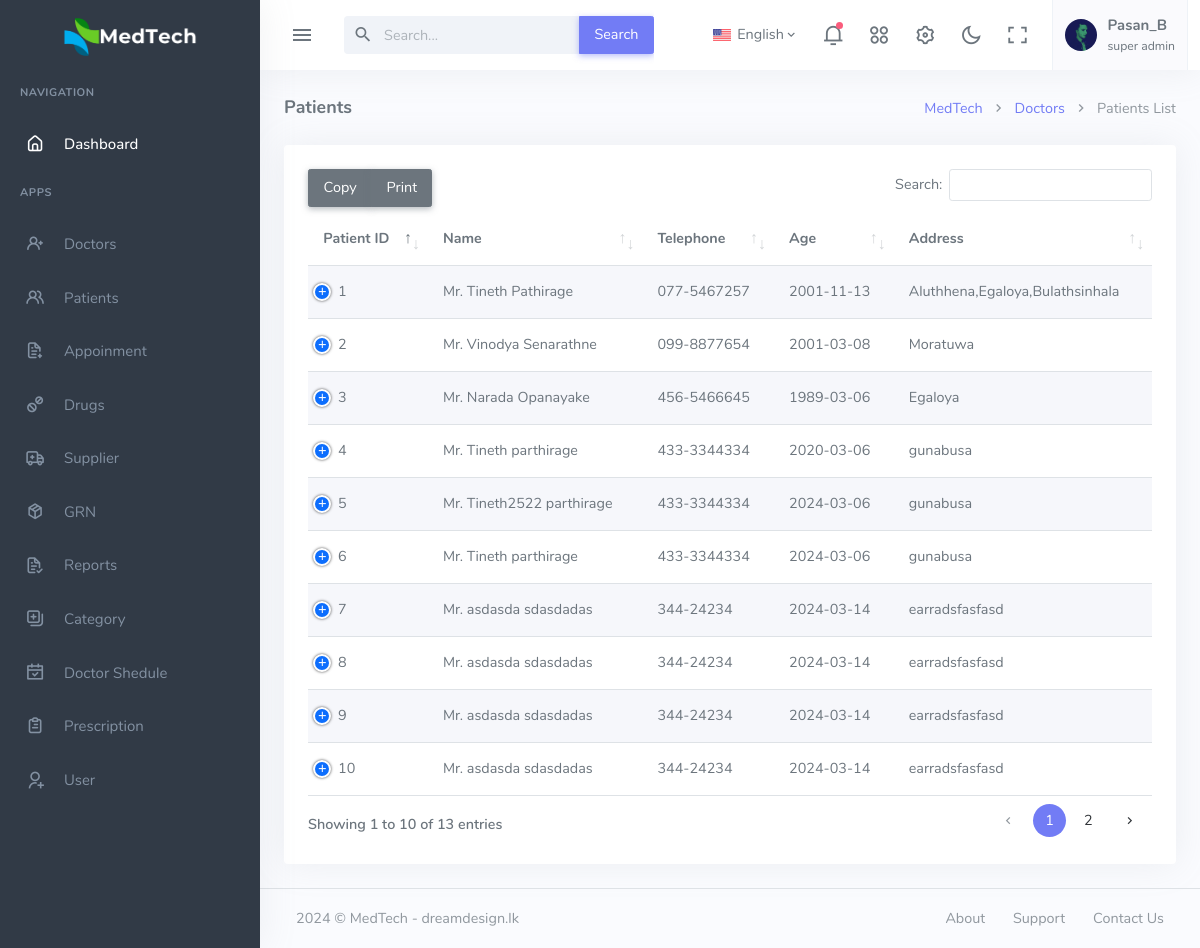
/home.php?page=list-patient (signed in), run on the app's committed database.
### tables this page shows
CREATE TABLE `user` (
  `User_Id` int(5) NOT NULL,
  `UserName` varchar(255) DEFAULT NULL,
  `Password` varchar(255) DEFAULT NULL,
  `Email` varchar(255) DEFAULT NULL,
  `Role_Id` int(11) DEFAULT NULL,
  `Enable` int(1) DEFAULT NULL
);

CREATE TABLE `user_roles` (
  `Role_Id` int(11) NOT NULL,
  `RoleName` varchar(255) DEFAULT NULL
);

CREATE TABLE `patient` (
  `Patient_Id` int(11) NOT NULL,
  `Title` varchar(10) DEFAULT NULL,
  `FirstName` varchar(255) DEFAULT NULL,
  `LastName` varchar(255) DEFAULT NULL,
  `Telephone` varchar(20) DEFAULT NULL,
  `Address` varchar(255) DEFAULT NULL,
  `Birthday` date DEFAULT NULL,
  `Gender` varchar(10) DEFAULT NULL
);

### db-config.php (called while the page is built)
<?php
$sql_server='localhost';
$sql_username='root';
$sql_password='';
$sql_database='medtech';
?>

### class/user.php (called while the page is built, shortened)
<?php
class User
{
    private $sqlcon;
    public function __construct()
    {
        if (file_exists('../db-config.php')) {
            include '../db-config.php';
        } else {
            include 'db-config.php';
        }
        $this->sqlcon = mysqli_connect($sql_server, $sql_username, $sql_password, $sql_database);
    }
    public function get_userdet_byemail($user_email, $col)
    {
        $sql_get_rolls = "SELECT * FROM user WHERE Email='$user_email'";
        $res_get_rolls = mysqli_query($this->sqlcon, $sql_get_rolls);
        $row_get_rolls = mysqli_fetch_array($res_get_rolls);
        return $row_get_rolls[$col];
    }
    public function get_userrole($roll_id)
    {
        $sql_get_role = "SELECT * FROM user_roles WHERE Role_Id = $roll_id";
        $res_get_role = mysqli_query($this->sqlcon, $sql_get_role);
        $row_get_role = mysqli_fetch_array($res_get_role);
        return $row_get_role["RoleName"];
    }
}
?>

### class/patient.php (the view, shortened to what this page needs)
<?php
class Patient
{
	private $sqlcon;
	public function __construct()
	{
		if (file_exists('../db-config.php')) {
			include '../db-config.php';
		} else {
			include 'db-config.php';
		}
		$this->sqlcon = mysqli_connect($sql_server, $sql_username, $sql_password, $sql_database);
	}
	public function list_patient()
	{
		echo "<tbody>";
		$sql_getpat = "SELECT * FROM patient";
		$res_getpat = mysqli_query($this->sqlcon, $sql_getpat);
		while ($row_pats = mysqli_fetch_array($res_getpat)) {
			echo "<tr><td>" . $row_pats['Patient_Id'] . "</td>";
			echo "<td>" . $row_pats['Title'] . " " . $row_pats['FirstName'] . " " . $row_pats['LastName'] . "</td>";
			echo "<td>" . $row_pats['Telephone'] . "</td>";
			echo "<td>" . $row_pats['Birthday'] . "</td>";
			echo "<td>" . $row_pats['Address'] . "</td>";
			echo "<td> <a href='#' data-id='" . $row_pats['Patient_Id'] . "'";
			echo "class='action-icon btn_edit' data-bs-target='#full-width-modal' data-bs-toggle='modal'>
			<iclass='mdi mdi-square-edit-outline'></i></a>
            <a href='javascript:void(0);' class='action-icon'> <i class='mdi mdi-delete'></i></a>
            </td></tr>";
		}
		echo "</tbody>";
	}
}
?>

### menu/top_menu.php (shortened to what this page needs)
<?php
include 'class/doctor.php';
$doctor = new Doctor();
if (!isset($_SESSION["username"])) {
    ?>
    <script>window.location.replace("logout.php");</script>
    <?php
} else {
    $user_email = $_SESSION["username"];
    include 'class/user.php';
    $user = new User();
    $roll_id = $user->get_userdet_byemail($user_email, 'Role_Id');
    $uname = $user->get_userdet_byemail($user_email, 'UserName');
    $uid = $user->get_userdet_byemail($user_email, 'User_Id');
    if ($roll_id == '2') {
        $lable_name = $doctor->getdet_byID($uid, 'FirstName');
        $doc_id = $doctor->getdet_byID($uid, 'Doctor_Id');
    } else {
        $lable_name = $uname;
    }
    $Role_name = $user->get_userrole($roll_id);
}
?>
<div class="navbar-custom">
    <div class="topbar container-fluid">
        <div class="d-flex align-items-center gap-lg-2 gap-1">
            <button class="button-toggle-menu">
                <i class="mdi mdi-menu"></i>
            </button>
            <div class="app-search dropdown d-none d-lg-block">
                <form>
                    <div class="input-group">
                        <input type="search" class="form-control dropdown-toggle" placeholder="Search..."
                            id="top-search">
                        <span class="mdi mdi-magnify search-icon"></span>
                        <button class="input-group-text btn btn-primary" type="submit">Search</button>
                    </div>
                </form>
            </div>
        </div>
        <ul class="topbar-menu d-flex align-items-center gap-3">
            <li class="dropdown">
                <a class="nav-link dropdown-toggle arrow-none" data-bs-toggle="dropdown" href="#" role="button"
                    aria-haspopup="false" aria-expanded="false">
                    <img src="assets/images/flags/us.jpg" alt="user-image" class="me-0 me-sm-1" height="12">
                    <span class="align-middle d-none d-lg-inline-block">English</span> <i
                        class="mdi mdi-chevron-down d-none d-sm-inline-block align-middle"></i>
                </a>
            </li>
            <li class="dropdown notification-list">
                <a class="nav-link dropdown-toggle arrow-none" data-bs-toggle="dropdown" href="#" role="button"
                    aria-haspopup="false" aria-expanded="false">
                    <i class="ri-notification-3-line font-22"></i>
                    <span class="noti-icon-badge"></span>
                </a>
            </li>
            <li class="dropdown d-none d-sm-inline-block">
                <a class="nav-link dropdown-toggle arrow-none" data-bs-toggle="dropdown" href="#" role="button"
                    aria-haspopup="false" aria-expanded="false">
                    <i class="ri-apps-2-line font-22"></i>
                </a>
            </li>
            <li class="d-none d-sm-inline-block">
                <a class="nav-link" data-bs-toggle="offcanvas" href="#theme-settings-offcanvas">
                    <i class="ri-settings-3-line font-22"></i>
                </a>
            </li>
            <li class="d-none d-sm-inline-block">
                <div class="nav-link" id="light-dark-mode" data-bs-toggle="tooltip" data-bs-placement="left"
                    title="Theme Mode">
                    <i class="ri-moon-line font-22"></i>
                </div>
            </li>
            <li class="d-none d-md-inline-block">
                <a class="nav-link" href="#" data-toggle="fullscreen">
                    <i class="ri-fullscreen-line font-22"></i>
                </a>
            </li>
            <li class="dropdown">
                <a class="nav-link dropdown-toggle arrow-none nav-user px-2" data-bs-toggle="dropdown" href="#"
                    role="button" aria-haspopup="false" aria-expanded="false">
                    <span class="account-user-avatar">
                        <img src="assets/images/users/avatar-1.jpg" alt="user-image" width="32" class="rounded-circle">
                    </span>
                    <span class="d-lg-flex flex-column gap-1 d-none">
                        <h5 class="my-0">
                            <?php echo $lable_name; ?>
                        </h5>
                        <h6 class="my-0 fw-normal">
                            <?php echo $Role_name; ?>
                        </h6>
                    </span>
                </a>
            </li>
        </ul>
    </div>
</div>

### data on the page
user: UserName "Pasan_B", Role_Id.RoleName "super admin"
patient: Patient_Id "1", Title "Mr.", FirstName "Tineth", LastName "Pathirage", Telephone "077-5467257", Birthday "2001-11-13", Address "Aluthhena,Egaloya,Bulathsinhala"
patient: Patient_Id "2", Title "Mr.", FirstName "Vinodya", LastName "Senarathne", Telephone "099-8877654", Birthday "2001-03-08", Address "Moratuwa"
patient: Patient_Id "3", Title "Mr.", FirstName "Narada", LastName "Opanayake", Telephone "456-5466645", Birthday "1989-03-06", Address "Egaloya"
patient: Patient_Id "4", Title "Mr.", FirstName "Tineth", LastName "parthirage", Telephone "433-3344334", Birthday "2020-03-06", Address "gunabusa"
patient: Patient_Id "5", Title "Mr.", FirstName "Tineth2522", LastName "parthirage", Telephone "433-3344334", Birthday "2024-03-06", Address "gunabusa"
patient: Patient_Id "6", Title "Mr.", FirstName "Tineth", LastName "parthirage", Telephone "433-3344334", Birthday "2024-03-06", Address "gunabusa"
patient: Patient_Id "7", Title "Mr.", FirstName "asdasda", LastName "sdasdadas", Telephone "344-24234", Birthday "2024-03-14", Address "earradsfasfasd"
patient: Patient_Id "8", Title "Mr.", FirstName "asdasda", LastName "sdasdadas", Telephone "344-24234", Birthday "2024-03-14", Address "earradsfasfasd"
patient: Patient_Id "9", Title "Mr.", FirstName "asdasda", LastName "sdasdadas", Telephone "344-24234", Birthday "2024-03-14", Address "earradsfasfasd"
patient: Patient_Id "10", Title "Mr.", FirstName "asdasda", LastName "sdasdadas", Telephone "344-24234", Birthday "2024-03-14", Address "earradsfasfasd"
